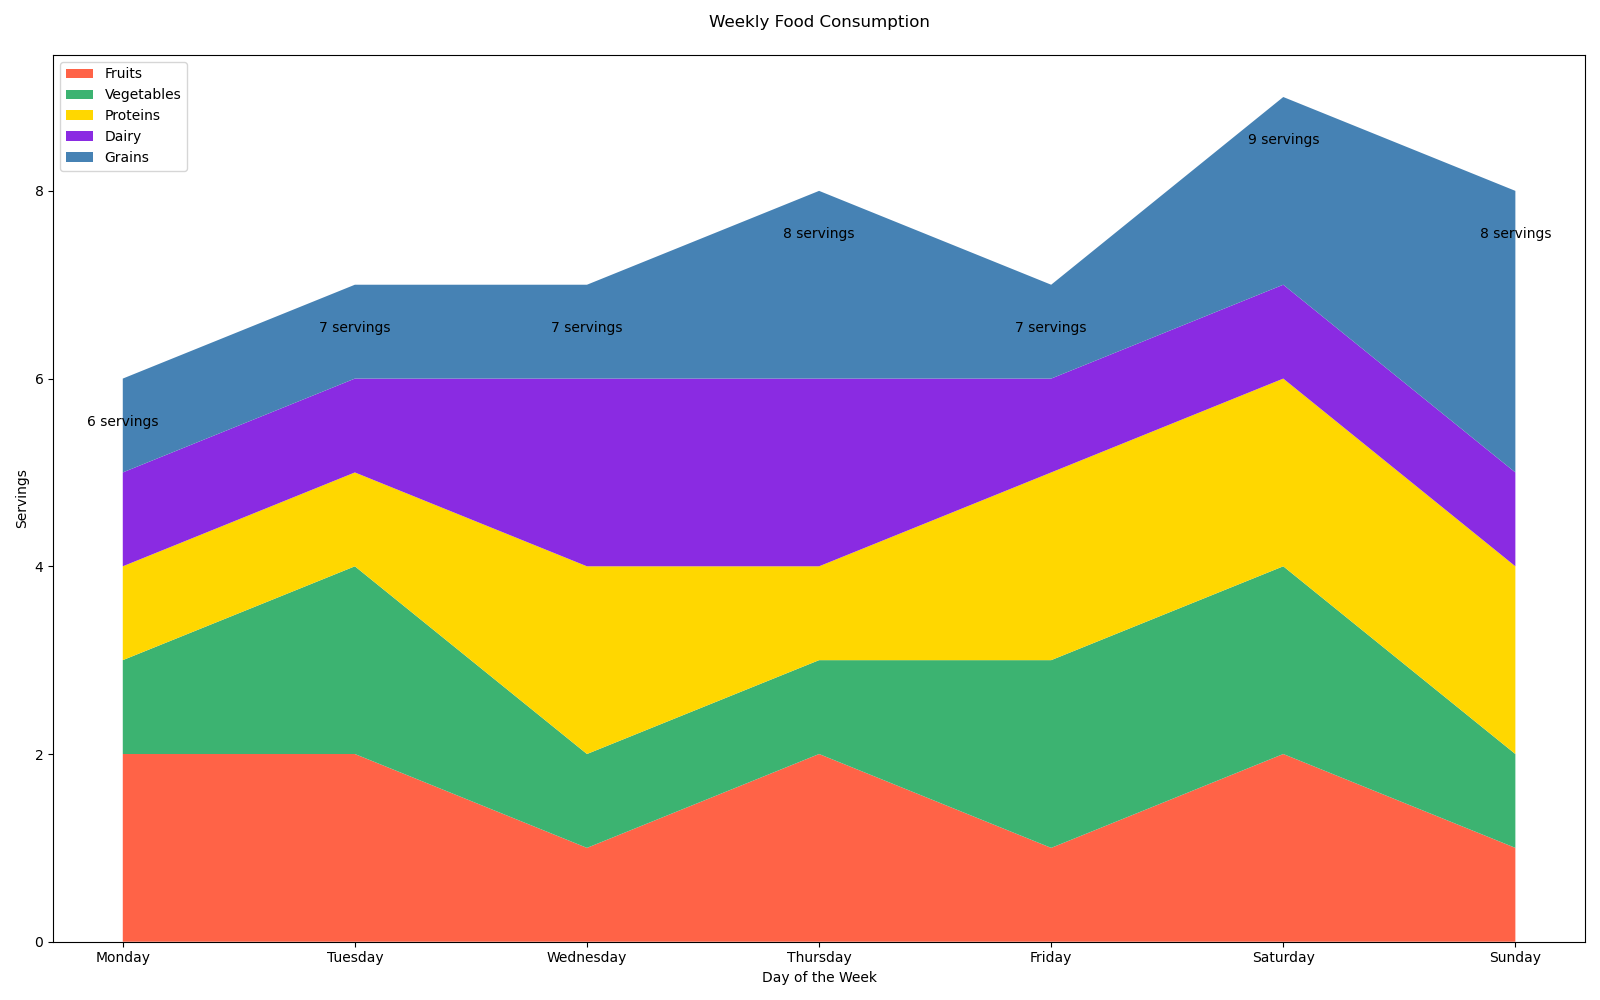

This chart was generated by the following Python code:

import matplotlib.pyplot as plt
import pandas as pd

data = {
    'Day': ['Monday', 'Tuesday', 'Wednesday', 'Thursday', 'Friday', 'Saturday', 'Sunday'],
    'Fruits': [2, 2, 1, 2, 1, 2, 1],
    'Vegetables': [1, 2, 1, 1, 2, 2, 1],
    'Proteins': [1, 1, 2, 1, 2, 2, 2],
    'Dairy': [1, 1, 2, 2, 1, 1, 1],
    'Grains': [1, 1, 1, 2, 1, 2, 3]
}
df = pd.DataFrame(data)
df.set_index('Day', inplace=True)

plt.figure(figsize=(16, 10))
plt.stackplot(df.index, df['Fruits'], df['Vegetables'], df['Proteins'], df['Dairy'], df['Grains'], 
              colors=['#FF6347', '#3CB371', '#FFD700', '#8A2BE2', '#4682B4'])

plt.xlabel('Day of the Week')
plt.ylabel('Servings')
plt.title('Weekly Food Consumption', pad=20)

for i, day in enumerate(df.index):
    plt.text(i, df.loc[day].sum() - 0.5, f"{df.loc[day].sum()} servings", ha='center', fontsize=10)

plt.legend(['Fruits', 'Vegetables', 'Proteins', 'Dairy', 'Grains'], loc='upper left')
plt.tight_layout()

plt.show()
